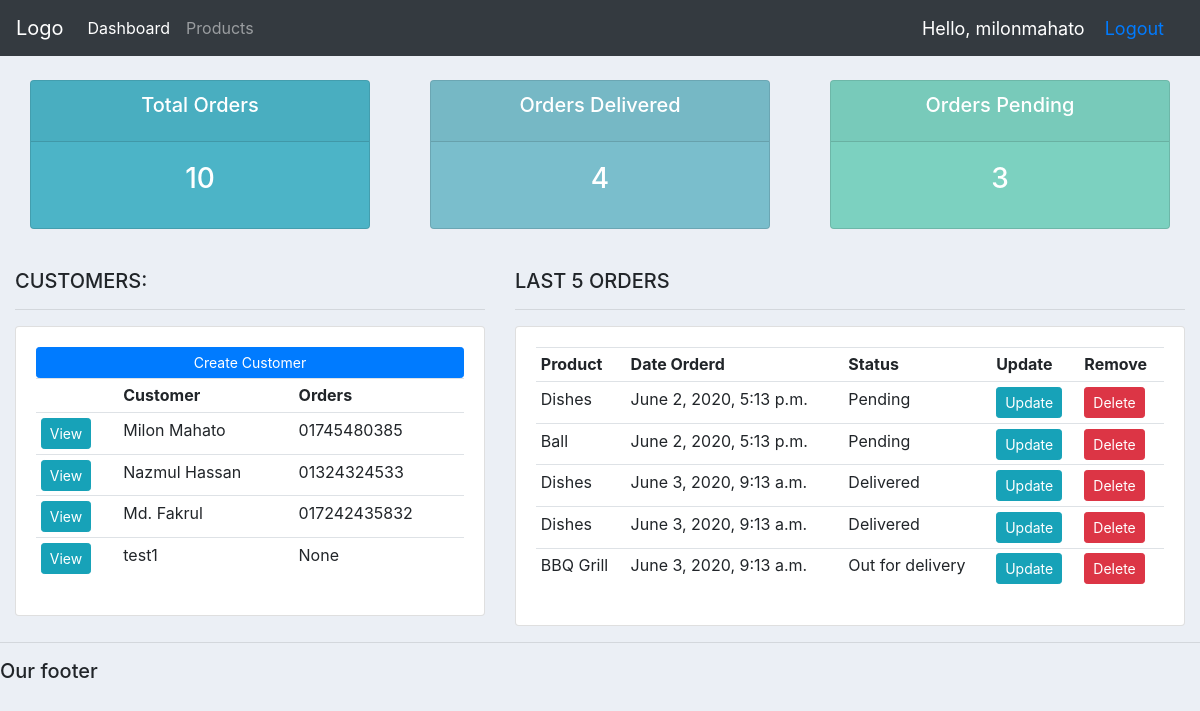
The app's page / (signed in) with its own data.
### accounts/models.py (models this page shows, shortened)
class Customer(models.Model):
    user = models.OneToOneField(User, on_delete=models.CASCADE, null=True, blank=True)
    name = models.CharField(max_length=200, null=True)
    phone = models.CharField(max_length=200, null=True)
    profile_pic = models.ImageField(upload_to='profile_pics', default='profile_pics/2.jpg', null=True, blank=True)
    email = models.CharField(max_length=200, null=True)
    date_created = models.DateTimeField(auto_now_add=True, null=True)

class Order(models.Model):
    STATUS = (
        ('Pending', 'Pending'),
        ('Out for delivery', 'Out for delivery'),
        ('Delivered', 'Delivered'),
    )
    customer = models.ForeignKey(Customer, null=True,  on_delete=models.SET_NULL, related_name='orders')
    product = models.ForeignKey(Product, null=True, on_delete=models.SET_NULL)
    date_created = models.DateTimeField(auto_now_add=True, null=True)
    status = models.CharField(max_length=200, null=True, choices=STATUS)
    note = models.CharField(max_length=200, null=True)

class Product(models.Model):
    CATEGORY = (
        ('Indoor', 'Indoor'),
        ('Out Door', 'Out Door'),
    )
    name = models.CharField(max_length=200, null=True)
    price = models.FloatField(null=True)
    category = models.CharField(max_length=200, null=True, choices=CATEGORY)
    description = models.CharField(max_length=200, null=True, blank=True)
    date_created = models.DateTimeField(auto_now_add=True, null=True)
    tags = models.ManyToManyField(Tag)
    def __str__(self):
        return self.name

### accounts/views/classbased_view.py (the view)
# urls.py: path('', HomeView.as_view(), name='home'),
class HomeView(TemplateView):
    template_name = 'accounts/dashboard.html'
    @method_decorator(login_required(login_url='login'))
    @method_decorator(admin_only)
    def dispatch(self, *args, **kwargs):
        return super().dispatch(*args, **kwargs)
    def get_context_data(self, **kwargs):
        context = super(HomeView, self).get_context_data(**kwargs)
        context['orders'] = Order.objects.all()[:5]
        context['customers'] = Customer.objects.all()
        context['total_customer'] = Customer.objects.count()
        context['total_orders'] = Order.objects.count()
        context['delivered'] = Order.objects.filter(status='Delivered').count()
        context['pending'] = Order.objects.filter(status='Pending').count()
        return context

### templates/accounts/dashboard.html (shortened to what this page needs)
{% extends 'base.html' %}
{% block content %}
    {%  include 'accounts/status.html' %}
    <br>
    <div class="row">
        <div class="col-md-5">
            <h5>CUSTOMERS:</h5>
            <hr>
            <div class="card card-body">
                <a class="btn btn-primary  btn-sm btn-block" href="">Create Customer</a>
                <table class="table table-sm">
                    <tr>
                        <th></th>
                        <th>Customer</th>
                        <th>Orders</th>
                    </tr>
                    {% for customer in customers %}
                        <tr>
                            <td><a class="btn btn-sm btn-info" href="{% url 'customers' customer.id %}">View</a></td>
                            <td>{{ customer.name }}</td>
                            <td>{{ customer.phone }}</td>
                        </tr>
                    {% endfor %}
                </table>
            </div>
        </div>
        <div class="col-md-7">
            <h5>LAST 5 ORDERS</h5>
            <hr>
            <div class="card card-body">
                <table class="table table-sm">
                    <tr>
                        <th>Product</th>
                        <th>Date Orderd</th>
                        <th>Status</th>
                        <th>Update</th>
                        <th>Remove</th>
                    </tr>
                    {% for order in orders %}
                        <tr>
                            <td>{{ order.product }}</td>
                            <td>{{ order.date_created }}</td>
                            <td>{{ order.status }}</td>
                            <td><a class="btn btn-sm btn-info" href="{% url 'update_order' order.id %}">Update</a></td>
                            <td><a class="btn btn-sm btn-danger" href="{% url 'delete_order' order.id %}">Delete</a></td>
                        </tr>
                    {% endfor %}
                </table>
            </div>
        </div>
    </div>
{% endblock %}

### templates/base.html (shortened to what this page needs)
{% load static %}
<!DOCTYPE html>
<html lang="en">
    <head>
        <link rel="stylesheet" href="https://stackpath.bootstrapcdn.com/bootstrap/4.3.1/css/bootstrap.min.css">
        <link rel="stylesheet" href="{% static 'css/main.css' %}">
    </head>
    <body>
        {%  include 'navbar.html' %}
        <div class="container-fluid">
        {% block content %}
        {% endblock %}
        </div>
        <hr>
        <h5>Our footer</h5>
    </body>
</html>

### templates/navbar.html (shortened to what this page needs)
<nav class="navbar navbar-expand-lg navbar-dark bg-dark">
    <a class="navbar-brand" href="#">Logo</a>
    <div class="collapse navbar-collapse" id="navbarNav">
        <ul class="navbar-nav">
            {% if request.user.is_staff %}
                <li class="nav-item active">
                    <a class="nav-link" href="{% url 'home' %}">Dashboard</a>
                </li>
                <li class="nav-item">
                    <a class="nav-link" href="{% url 'products' %}">Products</a>
                </li>
            {% else %}
                <li class="nav-item">
                    <a class="nav-link" href="{% url 'account' %}">Setting</a>
                </li>
            {% endif %}
        </ul>
    </div>
    <span id = "hello-msg">Hello, {{ request.user }}</span>
    <span id = "hello-msg"><a href="{% url 'logout' %}">Logout</a></span>
</nav>

### templates/accounts/status.html
<br>
<div class="row">
	<div class="col">
		<div class="col-md">
			<div class="card text-center text-white  mb-3" id="total-orders">
			  	<div class="card-header">
			  		<h5 class="card-title">Total Orders</h5>
			  	</div>
			  	<div class="card-body">
			    	<h3 class="card-title">{{ total_orders }}</h3>
			  	</div>
			</div>
		</div>
	</div>
	<div class="col">
		<div class="col-md">
			<div class="card text-center text-white  mb-3" id="orders-delivered">
			  	<div class="card-header">
			  		<h5 class="card-title">Orders Delivered</h5>
			  	</div>
			  	<div class="card-body">
			    	<h3 class="card-title">{{ delivered }}</h3>
			  	</div>
			</div>
		</div>
	</div>
	<div class="col">
		<div class="col-md">
			<div class="card text-center text-white  mb-3" id="orders-pending">
			  	<div class="card-header">
			  		<h5 class="card-title">Orders Pending</h5>
			  	</div>
			  	<div class="card-body">
			    	<h3 class="card-title">{{ pending }}</h3>
			  	</div>
			</div>
		</div>
	</div>
</div>

### static/css/main.css (style rules this page uses)
body { background-color: #ebeff5; }
#total-orders { background-color: #4cb4c7; }
#orders-delivered { background-color: #7abecc; }
#orders-pending { background-color: #7CD1C0; }
#hello-msg { font-size: 18px; color: white; margin-right: 20px; }

### records on screen
Customer: name "Milon Mahato", phone "01745480385"
Customer: name "Nazmul Hassan", phone "01324324533"
Customer: name "Md. Fakrul", phone "017242435832"
Customer: name "test1", phone "None"
Order: product "Dishes", date_created "June 2, 2020, 5:13 p.m.", status "Pending"
Order: product "Ball", date_created "June 2, 2020, 5:13 p.m.", status "Pending"
Order: product "Dishes", date_created "June 3, 2020, 9:13 a.m.", status "Delivered"
Order: product "Dishes", date_created "June 3, 2020, 9:13 a.m.", status "Delivered"
Order: product "BBQ Grill", date_created "June 3, 2020, 9:13 a.m.", status "Out for delivery"

### other values on screen
{{ request.user }} "milonmahato"
{{ total_orders }} "10"
{{ delivered }} "4"
{{ pending }} "3"
